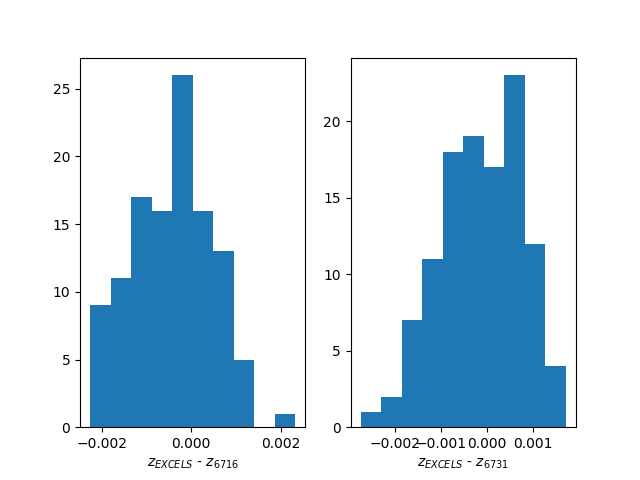

This chart was generated by the following Python code:
import pandas as pd
import matplotlib.pyplot as plt
import numpy as np
from astropy.table import Table

"""Plots a histogram of the difference between the EXCELS calculated redshift
and my own redshifts calculated from the 6716 and 6731A lines"""

catalogue = Table.read(r"C:\Users\drcla\OneDrive\MPhys Project\SII Fitting\excels_cat_internal_v2_0p5asec_120424_miri.fits")
redshift_excels = np.asarray(catalogue["z_excels_v1"])

#Homegrown redshifts
sii_fluxes_filepath = r"C:\Users\drcla\OneDrive\MPhys Project\SII Fitting\sii_fluxes.csv"

# Convert the FITS table to a pandas DataFrame
catalogue_df = catalogue.to_pandas()

# Read the complete CSV
sii_df = pd.read_csv(sii_fluxes_filepath)

# Match rows using the target ID
comparison = sii_df.merge(
    catalogue_df[["targetid", "z_excels_v1"]],
    left_on="target_id",
    right_on="targetid",
    how="inner",
)
# Calculate matched redshift differences
difference_6716 = (comparison["z_excels_v1"] - comparison["redshift6716"])
difference_6731 = (comparison["z_excels_v1"] - comparison["redshift6731"])

# Remove invalid values
difference_6716 = difference_6716[np.isfinite(difference_6716)]
difference_6731 = difference_6731[np.isfinite(difference_6731)]

#Plot

fig, (ax1, ax2) = plt.subplots(1, 2)
ax1.hist((difference_6716), bins = 10)
ax1.set_xlabel(r"$z_{EXCELS}$ - $z_{6716}$") 

ax2.hist(difference_6731, bins = 10)
ax2.set_xlabel(r"$z_{EXCELS}$ - $z_{6731}$") 

plt.savefig("redshift_histogram.png")
plt.show()
